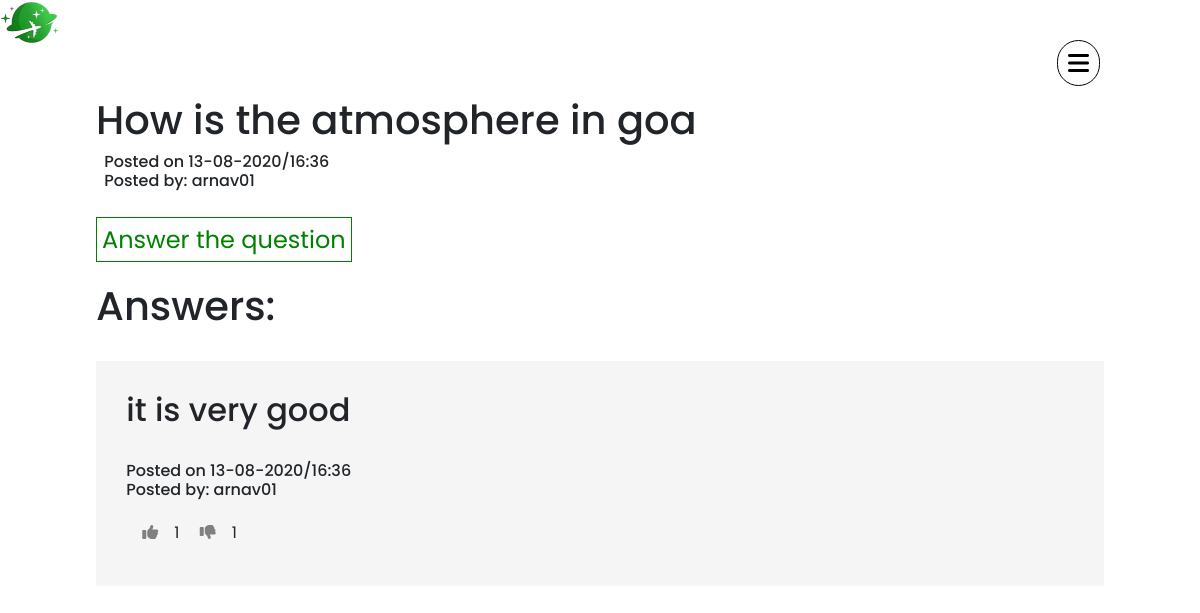
The app's page /1/singleq, older data.
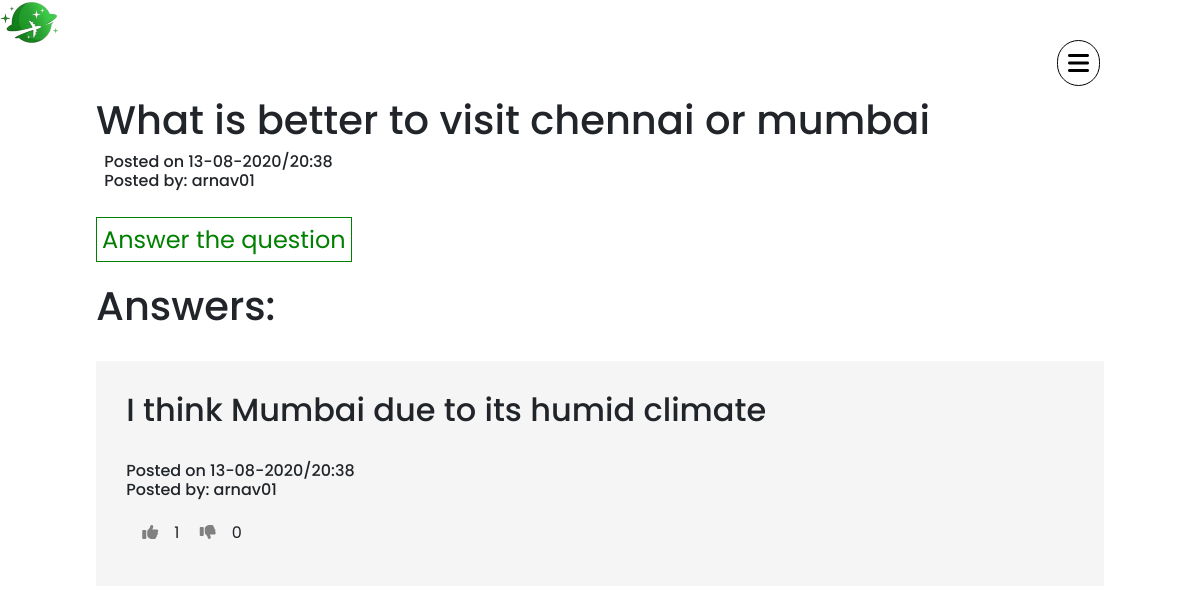
The same page, newer data.
### dpsr/models.py (models this page shows, shortened)
class Question(db.Model , UserMixin):
    __tablename__ = 'questions'
    id = db.Column(db.Integer , primary_key = True)
    question = db.Column(db.String)
    date = db.Column(db.DateTime,nullable = False,default=datetime.now)
    userid = db.Column(db.Integer , db.ForeignKey('users.id'))
    answer = db.relationship('Answer' , backref = 'question' , lazy = 'dynamic')

class User(db.Model,UserMixin):
    __tablename__ = 'users'
    id = db.Column(db.Integer,primary_key = True)
    fname = db.Column(db.String(64))
    profile_image = db.Column(db.String(64), nullable = False, default = 'Site_icon.png')
    email = db.Column(db.String(64),unique = True,index = True)
    username = db.Column(db.String(64),unique = True,index = True)
    password_hash = db.Column(db.String(128))
    car = db.relationship('Car' , backref = 'user' , lazy = 'dynamic')
    hotel = db.relationship('Hotel' , secondary = hotel_user , backref = db.backref('user', lazy = 'dynamic'))
    question = db.relationship('Question' , backref = 'user' , lazy = 'dynamic')
    answer = db.relationship('Answer' , backref = 'user' , lazy = 'dynamic')
    likes = db.relationship('Like' , backref = 'user' , lazy = 'dynamic')
    unlikes = db.relationship('Unlike' , backref = 'user' , lazy = 'dynamic')
    dates = db.relationship('Hoteldate' , backref = 'user' , lazy = 'dynamic')

class Answer(db.Model , UserMixin):
    __tablename__ = 'answers'
    id = db.Column(db.Integer , primary_key = True)
    answer = db.Column(db.String)
    date = db.Column(db.DateTime,nullable = False,default=datetime.now)
    questionid = db.Column(db.Integer , db.ForeignKey('questions.id'))
    userid = db.Column(db.Integer , db.ForeignKey('users.id'))
    likes = db.relationship('Like' , backref = 'answer' , lazy = 'dynamic')
    unlikes = db.relationship('Unlike' , backref = 'answer' , lazy = 'dynamic')

### dpsr/faq/views.py (the view)
@faqs.route('/<q_id>/singleq' , methods = ['GET' , 'POST'])
def singleq(q_id):
    question = Question.query.get_or_404(q_id)
    ans = []
    like = []
    unlike = []
    for answer in question.answer:
        ans.append(answer)
        n = 0
        for l in answer.likes:
            n += 1
        like.append(n)
        n = 0
        for l in answer.unlikes:
            n += 1
        unlike.append(n)
    return render_template('singleq.htm' , question = question , q_id = q_id , ans = ans , like = like , unlike = unlike)

### dpsr/templates/singleq.htm
{%extends 'base.htm'%}
{%block content%}
<div style="margin: 8%;">
  <div class="animate__animated animate__fadeInDown">
<h1>{{question.question}}</h1>
<h6>&nbsp; Posted on {{question.date.strftime('%d-%m-%Y/%H:%M')}}<br>&nbsp; Posted by: {{question.user.username}}</h6><br>
<a class="linkie" style="font-size: x-large;color: green; border: 1px solid green; padding: 5px;" href="{{url_for('faqs.ans_q' , q_id = q_id)}}">
Answer the question</a>
<br><br>
</div>
<div class="animate__animated animate__fadeInLeft">
<h1>Answers:</h1>
{%for answer in ans%}
<div class="container" style="margin-top: 3% !important; background-color: whitesmoke; height: fit-content; padding: 3%;">
  <h2>{{answer.answer}}</h2><br>
  <h6>Posted on {{answer.date.strftime('%d-%m-%Y/%H:%M')}}<br> Posted by: {{answer.user.username}}</h6>
  <a href="{{url_for('faqs.liun' , type = 'like', a_id = answer.id , q_id = q_id)}}"><i class="fas fa-thumbs-up"></i></a>{{like.pop(0)}}
  <a href="{{url_for('faqs.liun' , type = 'unlike', a_id = answer.id , q_id = q_id)}}"><i class="fas fa-thumbs-down"></i></a>{{unlike.pop(0)}}
</div>
</div>
</div>
{%endfor%}
{%endblock%}

### dpsr/templates/base.htm (shortened to what this page needs)
<!DOCTYPE html>
<html>
<head>
  <link rel="stylesheet" href="https://cdnjs.cloudflare.com/ajax/libs/animate.css/4.0.0/animate.min.css"/>
    <link rel="stylesheet" href="https://cdnjs.cloudflare.com/ajax/libs/font-awesome/4.7.0/css/font-awesome.min.css">
    <link href="https://unpkg.com/aos@2.3.1/dist/aos.css" rel="stylesheet">
    <link rel="stylesheet" href="https://stackpath.bootstrapcdn.com/bootstrap/4.5.0/css/bootstrap.min.css">
        <link rel="stylesheet" type = "text/css" href="{{url_for('static', filename="style.css")}}">
</head>
<body>
<nav class="navigation-wrapper">
  <div class="navigation-button">
    <i class="fa fa-bars"></i>
  </div>
  <div class="navigation-menu">
      <ul>
    </ul>
  </div>
</nav>
<a href="{{url_for('home.index')}}">
<img src="{{url_for('static', filename="brand.png")}}" style="top: 0; left: 0; z-index: 980; position: fixed;" width="5%">
</a>
  {%block content%}
  {%endblock%}
</body>

### dpsr/static/style.css (style rules this page uses)
body { font-family: 'Poppins', sans-serif; }
html { scroll-behavior: smooth; }
* { margin: 0; padding: 0; box-sizing: border-box; }
a { text-decoration: none !important; }
.container { width: 100%; height: 100vh; position: relative; margin: 0 auto; }
.navigation-wrapper { position: relative; }
.navigation-button { will-change: transform; display: flex; align-items: center; justify-content: center; flex-wrap: wrap; position: fixed; z-index: 1; top: 40px; right: 100px; border-radius: 50px; background: transparent; cursor: pointer; }
.navigation-button .fa { border: 1px solid black; border-radius: 50px; padding: 10px; color: black; font-size: x-large; }
.navigation-menu { content: ''; position: fixed; top: 0; right: 0; width: 25%; background: #fff; border-left: 1px solid black; height: 100%; transform: skewX(0deg) translate(100%,0); transform-origin: top right; transition: all .2s ease-in; z-index: 100; }
.navigation-menu ul { transform: skewX(-8deg); transform-origin: top left; position: fixed; right: 0; top: 19vh; width: 400px; text-align: center; }
.fa-thumbs-up { color: grey; margin: 1em; }
.fa-thumbs-down { color: grey; margin: 1em; }

Row changes from the older to the newer data that the page shows:
changed Question: question "How is the atmosphere in goa" → "What is better to visit chennai or mumbai"; date "13-08-2020/16:36" → "13-08-2020/20:38"
changed Answer "arnav01": answer "it is very good" → "I think Mumbai due to its humid climate"; date "13-08-2020/16:36" → "13-08-2020/20:38"; pop "1" → "0"
